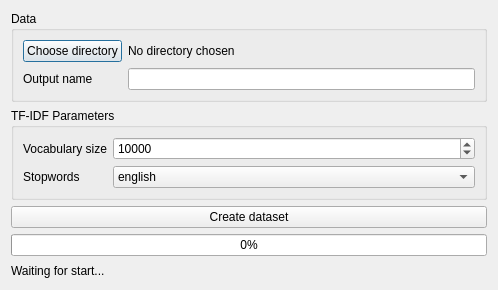
<?xml version="1.0" encoding="UTF-8"?>
<ui version="4.0">
 <class>DatasetWizardDialog</class>
 <widget class="QDialog" name="DatasetWizardDialog">
  <property name="geometry">
   <rect>
    <x>0</x>
    <y>0</y>
    <width>498</width>
    <height>290</height>
   </rect>
  </property>
  <property name="windowTitle">
   <string>Create a new dataset</string>
  </property>
  <property name="sizeGripEnabled">
   <bool>false</bool>
  </property>
  <layout class="QGridLayout" name="gridLayout_2">
   <item row="1" column="0">
    <widget class="QGroupBox" name="tfidfGroupbox">
     <property name="title">
      <string>TF-IDF Parameters</string>
     </property>
     <layout class="QFormLayout" name="formLayout">
      <item row="0" column="0">
       <widget class="QLabel" name="label">
        <property name="text">
         <string>Vocabulary size</string>
        </property>
       </widget>
      </item>
      <item row="0" column="1">
       <widget class="QSpinBox" name="vocabSize">
        <property name="minimum">
         <number>2500</number>
        </property>
        <property name="maximum">
         <number>100000</number>
        </property>
        <property name="singleStep">
         <number>2500</number>
        </property>
        <property name="value">
         <number>10000</number>
        </property>
       </widget>
      </item>
      <item row="1" column="0">
       <widget class="QLabel" name="label_2">
        <property name="text">
         <string>Stopwords</string>
        </property>
       </widget>
      </item>
      <item row="1" column="1">
       <widget class="QComboBox" name="stopwordsChoice">
        <item>
         <property name="text">
          <string>english</string>
         </property>
        </item>
       </widget>
      </item>
     </layout>
    </widget>
   </item>
   <item row="0" column="0">
    <widget class="QGroupBox" name="dataGroupbox">
     <property name="maximumSize">
      <size>
       <width>16777215</width>
       <height>1666</height>
      </size>
     </property>
     <property name="title">
      <string>Data</string>
     </property>
     <layout class="QFormLayout" name="formLayout_3">
      <item row="0" column="0">
       <widget class="QPushButton" name="chooseDirectoryButton">
        <property name="text">
         <string>Choose directory</string>
        </property>
        <property name="default">
         <bool>true</bool>
        </property>
       </widget>
      </item>
      <item row="0" column="1">
       <widget class="QLabel" name="directoryChoiceStatus">
        <property name="text">
         <string>No directory chosen</string>
        </property>
       </widget>
      </item>
      <item row="1" column="0">
       <widget class="QLabel" name="label_3">
        <property name="text">
         <string>Output name</string>
        </property>
       </widget>
      </item>
      <item row="1" column="1">
       <widget class="QLineEdit" name="outputName"/>
      </item>
     </layout>
    </widget>
   </item>
   <item row="2" column="0">
    <widget class="QPushButton" name="createDatasetButton">
     <property name="text">
      <string>Create dataset</string>
     </property>
    </widget>
   </item>
   <item row="3" column="0">
    <layout class="QGridLayout" name="expandingGridLayout">
     <item row="0" column="0">
      <widget class="QProgressBar" name="progressBar">
       <property name="value">
        <number>0</number>
       </property>
       <property name="alignment">
        <set>Qt::AlignCenter</set>
       </property>
       <property name="textVisible">
        <bool>true</bool>
       </property>
       <property name="orientation">
        <enum>Qt::Horizontal</enum>
       </property>
       <property name="invertedAppearance">
        <bool>false</bool>
       </property>
       <property name="textDirection">
        <enum>QProgressBar::TopToBottom</enum>
       </property>
      </widget>
     </item>
     <item row="1" column="0">
      <widget class="QLabel" name="createWorkerStatus">
       <property name="text">
        <string>Waiting for start...</string>
       </property>
      </widget>
     </item>
    </layout>
   </item>
  </layout>
 </widget>
 <resources/>
 <connections/>
</ui>
